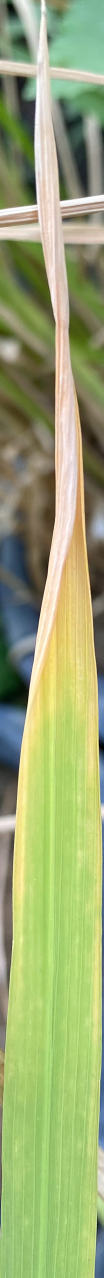
#> input picture rice_nutrient_detection/data/rice_plant_lacks_nutrients/Nitrogen(N)/untitled-1.JPG, 310 x 3834 px, found by its file name (shown at 1/3 size); its folder holds only this picture in this run
$ python train_ml_models.py   (older library calls are emulated)
#> lines starting #> are read from the running program, lines starting #| are printed output that depends on the picture
#> in load_images, img is the input picture: PIL image 310x3834 RGB; mean R, G, B 155.8, 169, 115.8
#> in load_images, `img = img.resize(self.target_size)`:
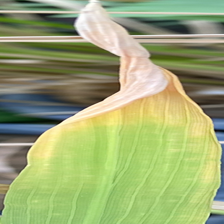
#> img: PIL image 224x224 RGB; mean R, G, B 155.8, 169, 115.8
### rice_nutrient_detection/src/utils/data_preprocessor.py
# src/utils/data_preprocessor.py
import os
import numpy as np
from PIL import Image
from sklearn.model_selection import train_test_split

CLASS_DIRS = {
	"Nitrogen": "Nitrogen(N)",
	"Phosphorus": "Phosphorus(P)",
	"Potassium": "Potassium(K)"
}
CLASS_LIST = list(CLASS_DIRS.keys())

class DataPreprocessor:
	def __init__(self, base_dir, target_size=(224, 224)):
		self.base_dir = base_dir  # e.g., "data/rice_plant_lacks_nutrients"
		self.target_size = target_size
		self.classes = CLASS_LIST

	def load_images(self):
		images, labels = [], []
		for idx, cls in enumerate(self.classes):
			class_path = os.path.join(self.base_dir, CLASS_DIRS[cls])
			if not os.path.exists(class_path):
				continue
			for fname in os.listdir(class_path):
				if fname.startswith("."):
					continue
				fpath = os.path.join(class_path, fname)
				try:
					img = Image.open(fpath).convert("RGB")
					img = img.resize(self.target_size)
					images.append(np.array(img))
					labels.append(idx)
				except Exception as e:
					print(f"Skip {fpath}: {e}")
#> pass 2 of the loop in load_images, `for idx, cls in enumerate(self.classes):`:
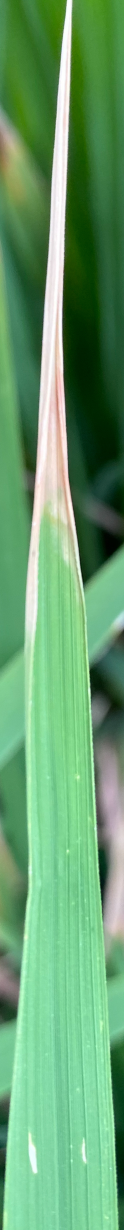
#> input picture rice_nutrient_detection/data/rice_plant_lacks_nutrients/Phosphorus(P)/IMG_3786.JPG, 372 x 3689 px, found by its file name (shown at 1/3 size)
#> in load_images, img is the input picture: PIL image 372x3689 RGB; mean R, G, B 103.4, 159.9, 111.2
#> in load_images, `img = img.resize(self.target_size)`:
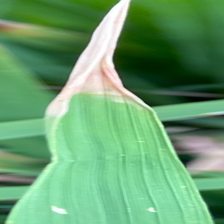
#> img: PIL image 224x224 RGB; mean R, G, B 103.4, 159.9, 111.2
		if len(images) == 0:
			raise RuntimeError(f"No images found under base_dir='{self.base_dir}'. Expected subfolders: {list(CLASS_DIRS.values())}")
		return np.array(images), np.array(labels)

	def split_data(self, X, y, test_size=0.2, val_size=0.2, random_state=42):
		X_temp, X_test, y_temp, y_test = train_test_split(
			X, y, test_size=test_size, random_state=random_state, stratify=y
		)
		val_ratio = val_size / (1.0 - test_size)
		X_train, X_val, y_train, y_val = train_test_split(
			X_temp, y_temp, test_size=val_ratio, random_state=random_state, stratify=y_temp
		)
		return (X_train, y_train), (X_val, y_val), (X_test, y_test)

### rice_nutrient_detection/src/classical_ml/feature_extractor.py
import cv2
import numpy as np
from skimage.feature import graycomatrix, graycoprops, local_binary_pattern
from skimage.color import rgb2gray

class FeatureExtractor:
    def __init__(self):
        self.feature_names = []

    def extract_color_features(self, image):
        """Extract color-based features"""
        features = []

        # RGB channels
        r, g, b = cv2.split(image)
        features.extend([np.mean(r), np.std(r), np.mean(g), np.std(g), np.mean(b), np.std(b)])

        # HSV channels
        hsv = cv2.cvtColor(image, cv2.COLOR_RGB2HSV)
        h, s, v = cv2.split(hsv)
        features.extend([np.mean(h), np.std(h), np.mean(s), np.std(s), np.mean(v), np.std(v)])

        # Color ratios
        total_pixels = image.shape[0] * image.shape[1]
        features.append(np.sum(r > g) / total_pixels)  # Red dominance
        features.append(np.sum(g > r) / total_pixels)  # Green dominance
        features.append(np.sum(b > r) / total_pixels)  # Blue dominance

        return features

    def extract_texture_features(self, image):
        """Extract texture-based features using GLCM and LBP"""
        gray = rgb2gray(image)
        gray = (gray * 255).astype(np.uint8)

        features = []

        # GLCM features
        glcm = graycomatrix(gray, distances=[1], angles=[0, 45, 90, 135], levels=256, symmetric=True, normed=True)
        features.extend([
            graycoprops(glcm, 'contrast')[0, 0],
            graycoprops(glcm, 'dissimilarity')[0, 0],
            graycoprops(glcm, 'homogeneity')[0, 0],
            graycoprops(glcm, 'energy')[0, 0]
        ])

        # LBP features
        lbp = local_binary_pattern(gray, 8, 1, method='uniform')
        features.extend([np.mean(lbp), np.std(lbp)])

        return features

    def extract_all_features(self, image):
        """Extract all features for an image"""
        color_features = self.extract_color_features(image)
        texture_features = self.extract_texture_features(image)

        all_features = color_features + texture_features
        return all_features

### rice_nutrient_detection/src/classical_ml/train_ml_models.py
# src/classical_ml/train_ml_models.py
import os
import numpy as np
from sklearn.ensemble import RandomForestClassifier
from sklearn.svm import SVC
from sklearn.metrics import classification_report, confusion_matrix
from xgboost import XGBClassifier
import joblib
from .feature_extractor import FeatureExtractor
from ..utils.data_preprocessor import DataPreprocessor

BASE_DIR = "data/rice_plant_lacks_nutrients"


def train_classical_ml():
	prep = DataPreprocessor(BASE_DIR, target_size=(224, 224))
	images, labels = prep.load_images()
#> labels = [0, 1]
	# Extract features
	extractor = FeatureExtractor()
	X = np.array([extractor.extract_all_features(img) for img in images])
#> in extract_color_features, `hsv = cv2.cvtColor(image, cv2.COLOR_RGB2HSV)`: hsv: shape (224, 224, 3); mean H, S, V 39.5, 91.5, 175.3
#> in extract_color_features, `h, s, v = cv2.split(hsv)`:
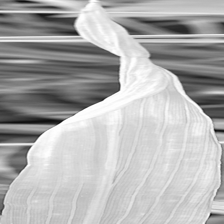
#> v: shape (224, 224); min 6, max 255, mean 175.3
#> in extract_all_features, `color_features = self.extract_color_features(image)`: color_features = [155.8, 56.39, 169, 56.38, 115.8, 45.25, 39.54, 24.13, 91.54, 40.03, 175.3, 56.27, 0.356, 0.63, 0.127]
#> in extract_texture_features, `lbp = local_binary_pattern(gray, 8, 1, method='uniform')`:
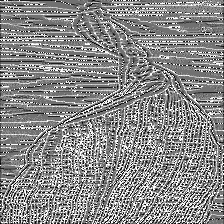
#> lbp: shape (224, 224) float64; min 0, max 9, mean 4.83; drawn with min black and max white
#> in extract_all_features, `texture_features = self.extract_texture_features(image)`: texture_features = [90.87, 4.14, 0.347, 0.0247, 4.83, 2.41]
#> in extract_all_features, `all_features = color_features + texture_features`: all_features = [155.8, 56.39, 169, 56.38, 115.8, 45.25, 39.54, 24.13, 91.54, 40.03, 175.3, 56.27, 0.356, 0.63, 0.127, 90.87, 4.14, 0.347, 0.0247, 4.83, 2.41]
#> in extract_color_features (call 2), `features = []`: features = []
#> in extract_color_features (call 2), `hsv = cv2.cvtColor(image, cv2.COLOR_RGB2HSV)`: hsv: shape (224, 224, 3); mean H, S, V 64.3, 115.5, 161
#> in extract_color_features (call 2), `h, s, v = cv2.split(hsv)`:
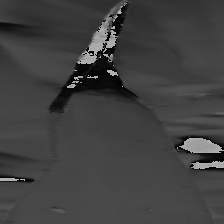
#> h: shape (224, 224); min 0, max 179, mean 64.3
#> in extract_color_features (call 2), `h, s, v = cv2.split(hsv)`:
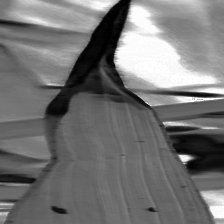
#> s: shape (224, 224); min 0, max 255, mean 115.5
#> in extract_texture_features (call 2), `gray = rgb2gray(image)`:
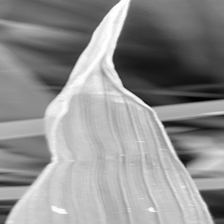
#> gray: shape (224, 224) float64; min 0.00561, max 1, mean 0.566
#> in extract_texture_features (call 2), `lbp = local_binary_pattern(gray, 8, 1, method='uniform')`:
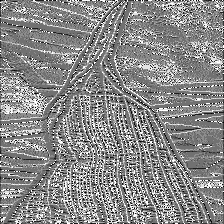
#> lbp: shape (224, 224) float64; min 0, max 9, mean 4.85; drawn with min black and max white
	y = labels
#> y = [0, 1]

	# Split on features
	(X_train, y_train), (X_val, y_val), (X_test, y_test) = prep.split_data(X, y)

	models = {
		"RandomForest": RandomForestClassifier(n_estimators=200, random_state=42),
		"SVM": SVC(kernel="rbf", C=2.0, gamma="scale", probability=True, random_state=42),
		"XGBoost": XGBClassifier(
			n_estimators=400, max_depth=6, learning_rate=0.05, subsample=0.9,
			colsample_bytree=0.9, eval_metric="mlogloss", random_state=42, tree_method="hist"
		),
	}

	best_name, best_model, best_score = None, None, -1.0
	os.makedirs("models", exist_ok=True)
	for name, model in models.items():
		print(f"Training {name}...")
		model.fit(X_train, y_train)
		score = model.score(X_val, y_val)
		if score > best_score:
			best_name, best_model, best_score = name, model, score
		print(f"{name} - Train: {model.score(X_train, y_train):.3f}, Val: {score:.3f}, Test: {model.score(X_test, y_test):.3f}")
		y_pred = model.predict(X_test)
		print("Classification report (Test):")
		print(classification_report(y_test, y_pred, target_names=prep.classes))
		print("Confusion matrix (Test):")
		print(confusion_matrix(y_test, y_pred))

		# Save each trained model for per-model inference later
		joblib.dump(model, f"models/ml_model_{name}.joblib")

	os.makedirs("models", exist_ok=True)
	joblib.dump(best_model, f"models/best_ml_model_{best_name}.joblib")
	print(f"Saved best model: {best_name} (Val={best_score:.3f})")


if __name__ == "__main__":
#> (the run stopped early here; a loop or call above may not have finished)
